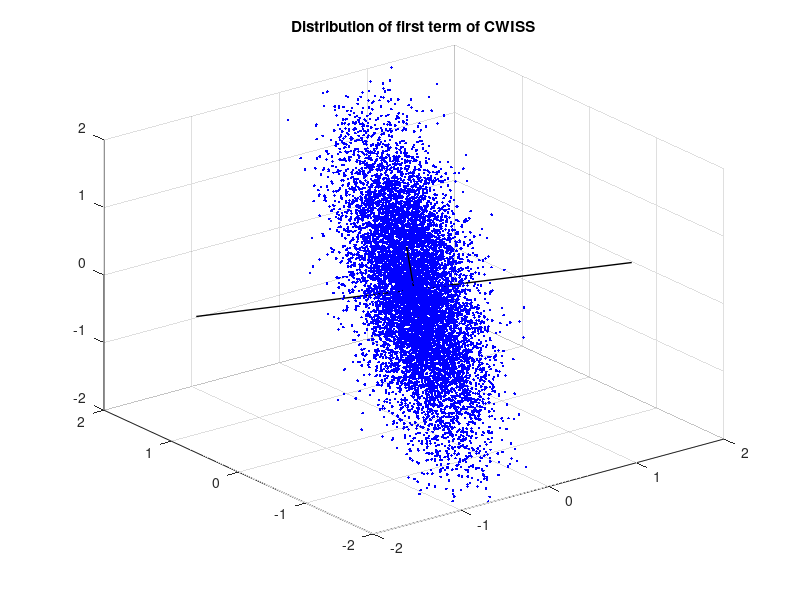
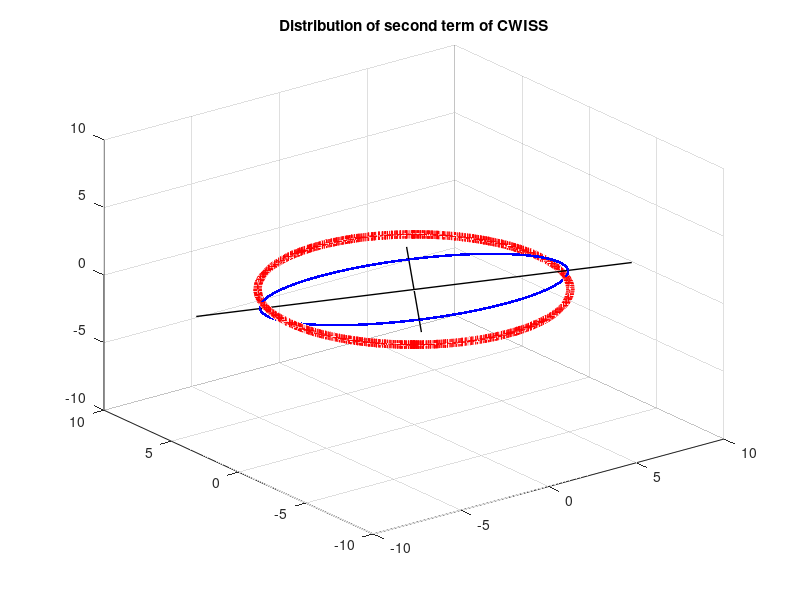

Write MATLAB code to recreate these figures, in order.
% test the distribution of Utm, a circle projects a plane spanned by U1
clear all; close all; clc
format long;
Nv=3; Nc=2; No=10000; alpha=5; lamda=0.75; Dx=1;
%generate orthogonal basis U with size Nv*Nv
% seed=19761222; rand('state', seed); 
X=Dx*randn(Nv, No);
m=(randn(Nc, No)>0.00);  % message 0 and 1
A=orth(rand(Nv,Nv));
% A=rand(Nv,Nv);
% A=eye(3); % test Utm in the standard orthogonal basis
tm=zeros(Nc, No);
% test Nv=2
% U1=A(:, 1);
% U2=A(:, 2);
% test Nv=3
U1=A(:, [2 3]);
% U2=A(:, [2 3]);
% U3=A(:, [1 3]);
% theta=2*pi*rand(1);
% Q=[cos(theta) -sin(theta); sin(theta) cos(theta)];
% U2=U2*Q;
YISS1=X; 
% YISS2=X; 
for j=1: No
g=randn(Nc,1);
d=g;
for i=1: Nc
d(i)=abs(g(i))/norm(g);
end
tm(:,j)=d.*((-1).^m(:,j));
YISS1(:,j)=(eye(Nv)-lamda*U1*U1')*X(:,j);
end
tm=alpha*sqrt(Nc)*tm;

% plot 3-dimensional
U1=2*U1;
figure(1)
plot3(YISS1(1, :), YISS1(2, :),YISS1(3, :), 'b.'); hold on;
plot3([-U1(1, 1),U1(1, 1)], [-U1(2, 1),U1(2, 1)], [-U1(3, 1),U1(3, 1)],  'k', 'LineWidth',1);
plot3([-U1(1, 2),U1(1, 2)], [-U1(2, 2),U1(2, 2)], [-U1(3, 2),U1(3, 2)],  'k', 'LineWidth',1); 
grid on
axis([-2, 2, -2, 2, -2, 2]);  
title('Distribution of first term of CWISS');
hold off;

figure(2);
plot3(tm(1, :), tm(2, :), zeros(1, No), 'r+'); hold on;
% Y1=U1*tm;
% Y2=U2*tm;
Y1=(1/2)*U1*tm;
U1=U1*alpha; % only for drawing
% U2=2*U2*alpha; % only for drawing
% Y2=alpha*sqrt(Nc)*U2*tm;
plot3(Y1(1, :), Y1(2, :),Y1(3, :),'b.');
% plot3(Y2(1, :), Y2(2, :),Y1(3, :),'b.'); 
% quiver(U1(:, 1), U1(:, 2));
plot3([-U1(1, 1),U1(1, 1)], [-U1(2, 1),U1(2, 1)], [-U1(3, 1),U1(3, 1)],  'k', 'LineWidth',1);
plot3([-U1(1, 2),U1(1, 2)], [-U1(2, 2),U1(2, 2)], [-U1(3, 2),U1(3, 2)],  'k', 'LineWidth',1); 
% quiver3(0,0,0,U1(1, 1),U1(2, 1),U1(3, 1), 2, 'r', 'filled', 'LineWidth',2);
% quiver3(0,0,0,U1(1, 2),U1(2, 2),U1(3, 2), 2, 'r', 'filled', 'LineWidth',2); 
% plot3([0, A(1, 3)],[0, A(2, 3)],[0, A(3, 3)], 'r', 'LineWidth',2);
% plot3([-A(1, 3), A(1, 3)],[-A(2, 3), A(2, 3)],[-A(3, 3), A(3, 3)], 'r', 'LineWidth',2);
% plot3(U1(1, 3),U1(2, 3),U1(3, 3), 'r', 'LineWidth',2); hold on
% quiver3(0,0,0,U2(1, 1),U2(2, 1),U2(3, 1), 2, 'b', 'filled', 'LineWidth',2); 
% quiver3(0,0,0,U2(1, 2),U2(2, 2),U2(3, 2), 2, 'b', 'filled', 'LineWidth',2); 
% text('Interpreter','latex','String', '$$\textbf{u}_1$$', 'FontSize',18);
% text('Interpreter','latex','String', '$$\textbf{u}_2$$', 'FontSize',18);
% text('Interpreter','latex','String', '$$O$$', 'FontSize',18);
grid on
axis([-10, 10, -10, 10, -10, 10]);  
title('Distribution of second term of CWISS');
hold off;








